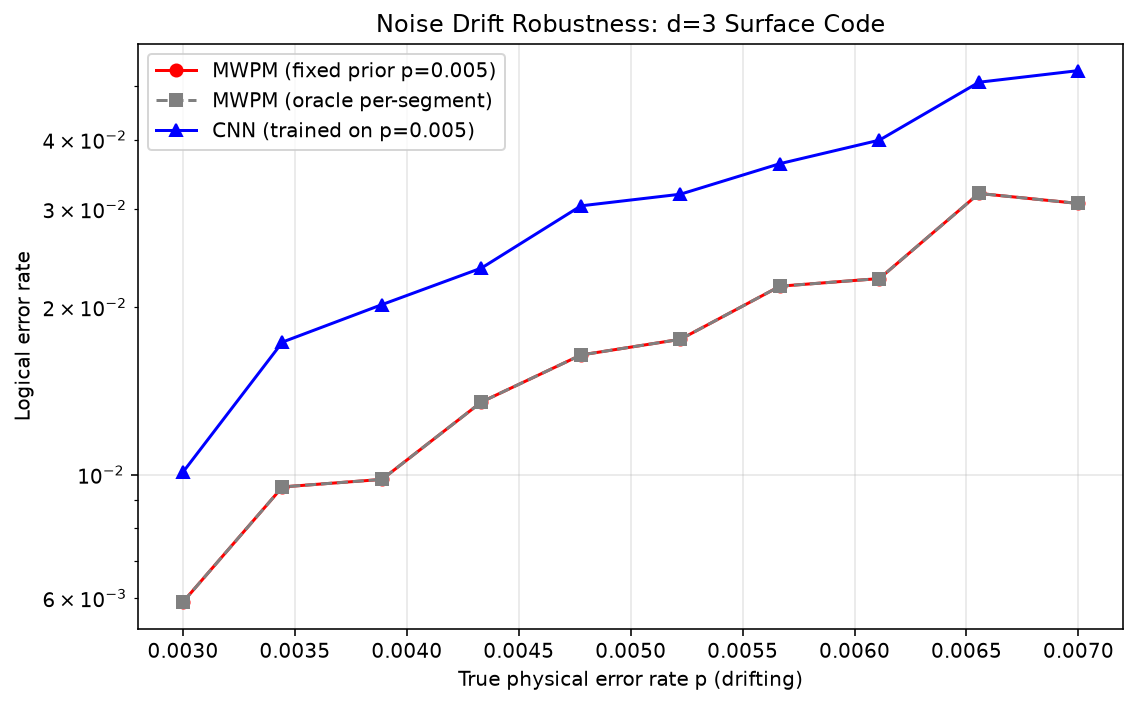

This chart was generated by the following Python code:
import os
os.chdir(r'F:\projects\QEC')

import stim
import pymatching
import time
import numpy as np
import torch
import torch.nn as nn
from torch.utils.data import TensorDataset, DataLoader
from sklearn.model_selection import train_test_split
import matplotlib.pyplot as plt

# ==========================================
# 0. General utility functions
# ==========================================
def build_grid_mapper(circuit):
    """Given a circuit's coordinates, return (det_to_grid, T, X, Y)"""
    coords = circuit.get_detector_coordinates()
    coords_array = np.array([coords[i] for i in range(circuit.num_detectors)])

    # Stim ordering: (x, y, t)
    T = int(coords_array[:, 2].max()) + 1
    X = int(coords_array[:, 0].max()) + 1
    Y = int(coords_array[:, 1].max()) + 1

    det_to_grid = {}
    for i in range(circuit.num_detectors):
        x, y, t = coords[i]
        det_to_grid[i] = (int(t), int(x), int(y))
    return det_to_grid, T, X, Y

def to_grid(detection_events, det_to_grid, T, X, Y):
    """(shots, num_detectors) -> (shots, T, X, Y)"""
    shots = detection_events.shape[0]
    grid = np.zeros((shots, T, X, Y), dtype=np.float32)
    for det_idx, (t, x, y) in det_to_grid.items():
        grid[:, t, x, y] = detection_events[:, det_idx]
    return grid

# Fix a global coordinate system
circuit_base = stim.Circuit.generated(
    "surface_code:rotated_memory_z", distance=3, rounds=3,
    after_clifford_depolarization=0.003, before_round_data_depolarization=0.003,
    before_measure_flip_probability=0.003, after_reset_flip_probability=0.003,
)
DET_TO_GRID, T, X, Y = build_grid_mapper(circuit_base)

# ==========================================
# 1. Data generation: data for 4 fixed p values (for training)
# ==========================================
print("=== Step 1: Generate training data ===")
p_values = [0.001, 0.003, 0.005, 0.007]

for p in p_values:
    circuit = stim.Circuit.generated(
        "surface_code:rotated_memory_z", distance=3, rounds=3,
        after_clifford_depolarization=p, before_round_data_depolarization=p,
        before_measure_flip_probability=p, after_reset_flip_probability=p,
    )
    sampler = circuit.compile_detector_sampler()
    det, obs = sampler.sample(shots=100_000, separate_observables=True)

    grid_data = to_grid(det, DET_TO_GRID, T, X, Y)
    X_data, y_data = grid_data, obs.astype(np.float32)

    X_train, X_test, y_train, y_test = train_test_split(
        X_data, y_data, test_size=0.2, random_state=42
    )

    np.savez_compressed(f"surface_d3_p{p}_train.npz", X=X_train, y=y_train)
    np.savez_compressed(f"surface_d3_p{p}_test.npz", X=X_test, y=y_test)
    print(f"Saved data for p={p}, grid shape: {grid_data.shape}")

# ==========================================
# 2. Define CNN model and training function
# ==========================================
class SurfaceCodeCNN(nn.Module):
    def __init__(self, in_channels=1, t_dim=4, x_dim=7, y_dim=7):
        super().__init__()
        # Improvement 1: remove pooling and directly extract sparse features with fully connected layers
        self.features = nn.Sequential(
            nn.Conv3d(in_channels, 32, kernel_size=3, padding=1),
            nn.ReLU(),
            nn.Conv3d(32, 64, kernel_size=3, padding=1),
            nn.ReLU(),
        )
        # Compute flattened dimension
        flat_size = 64 * t_dim * x_dim * y_dim

        self.classifier = nn.Sequential(
            nn.Flatten(),
            nn.Linear(flat_size, 128),
            nn.ReLU(),
            nn.Dropout(0.3),
            nn.Linear(128, 1)
        )

    def forward(self, x):
        if x.dim() == 4:
            x = x.unsqueeze(1)   # (batch, 1, T, X, Y)
        x = self.features(x)
        return self.classifier(x)

def load_data(p):
    train = np.load(f"surface_d3_p{p}_train.npz")
    test = np.load(f"surface_d3_p{p}_test.npz")
    return (torch.tensor(train["X"]), torch.tensor(train["y"]),
            torch.tensor(test["X"]), torch.tensor(test["y"]))

def train_model(p, epochs=15, batch_size=256, lr=1e-3):
    print(f"\n=== Step 2: Train CNN model (p={p}) ===")
    X_train, y_train, X_test, y_test = load_data(p)

    # Improvement 2: increase positive-class weight to prevent predicting all zeros
    num_pos = y_train.sum()
    num_neg = len(y_train) - num_pos
    pos_weight = torch.tensor([num_neg / num_pos]).cuda() if torch.cuda.is_available() else torch.tensor([num_neg / num_pos])

    train_loader = DataLoader(TensorDataset(X_train, y_train), batch_size=batch_size, shuffle=True)

    device = torch.device("cuda" if torch.cuda.is_available() else "cpu")
    model = SurfaceCodeCNN(t_dim=T, x_dim=X, y_dim=Y).to(device)
    optimizer = torch.optim.Adam(model.parameters(), lr=lr)

    # Weighted loss function
    criterion = nn.BCEWithLogitsLoss(pos_weight=pos_weight)

    for epoch in range(epochs):
        model.train()
        total_loss = 0
        for xb, yb in train_loader:
            xb, yb = xb.to(device), yb.to(device)
            optimizer.zero_grad()
            loss = criterion(model(xb), yb)
            loss.backward()
            optimizer.step()
            total_loss += loss.item() * len(xb)

        # Measure test LER each epoch
        model.eval()
        with torch.no_grad():
            logits = model(X_test.to(device)).cpu()
            preds = (logits > 0).float()
            ler = (preds != y_test).any(dim=1).float().mean().item()
        print(f"Epoch {epoch+1:2d} | Loss: {total_loss/len(X_train):.4f} | Test LER: {ler:.4e}")

    return model

# Train the model on p=0.005
model = train_model(p=0.005, epochs=15)
_, _, X_test_005, _ = load_data(0.005)

# ==========================================
# 3. Noise drift robustness test
# ==========================================
print("\n=== Step 3: Noise drift robustness test ===")

def generate_drift_dataset(p_start, p_end, n_segments=10, shots_per_segment=10000):
    all_det, all_obs, all_p, matchings = [], [], [], []
    p_values_drift = np.linspace(p_start, p_end, n_segments)

    for p in p_values_drift:
        circuit = stim.Circuit.generated(
            "surface_code:rotated_memory_z", distance=3, rounds=3,
            after_clifford_depolarization=p, before_round_data_depolarization=p,
            before_measure_flip_probability=p, after_reset_flip_probability=p,
        )
        dem = circuit.detector_error_model(decompose_errors=True)
        matchings.append(pymatching.Matching.from_detector_error_model(dem))

        sampler = circuit.compile_detector_sampler()
        det, obs = sampler.sample(shots=shots_per_segment, separate_observables=True)
        all_det.append(det)
        all_obs.append(obs)
        all_p.append(np.full(shots_per_segment, p))

    return np.concatenate(all_det), np.concatenate(all_obs), p_values_drift, matchings

det_drift, obs_drift, p_drift_vals, matchings = generate_drift_dataset(
    p_start=0.003, p_end=0.007, n_segments=10, shots_per_segment=10000
)
n_seg = len(p_drift_vals)
seg_size = len(det_drift) // n_seg

# 3.1 MWPM (fixed prior p=0.005)
matching_fixed = matchings[5] # center point is p=0.005
pred_fixed = matching_fixed.decode_batch(det_drift)
ler_fixed = np.any(pred_fixed != obs_drift, axis=1)
ler_per_seg_fixed = [ler_fixed[i*seg_size:(i+1)*seg_size].mean() for i in range(n_seg)]

# 3.2 MWPM (oracle perfect prior)
ler_per_seg_oracle = []
for i, matching in enumerate(matchings):
    seg_det = det_drift[i*seg_size:(i+1)*seg_size]
    seg_obs = obs_drift[i*seg_size:(i+1)*seg_size]
    pred = matching.decode_batch(seg_det)
    ler_per_seg_oracle.append(np.any(pred != seg_obs, axis=1).mean())

# 3.3 CNN inference
model.eval()
grid_drift = to_grid(det_drift, DET_TO_GRID, T, X, Y)

all_cnn_preds = []
with torch.no_grad():
    for i in range(0, len(grid_drift), 10000):
        batch_x = torch.tensor(grid_drift[i:i+10000]).to(model.parameters().__next__().device)
        logits = model(batch_x).cpu()
        all_cnn_preds.append((logits > 0).float().numpy())
preds_cnn = np.concatenate(all_cnn_preds)
ler_cnn = np.any(preds_cnn != obs_drift, axis=1)
ler_per_seg_cnn = [ler_cnn[i*seg_size:(i+1)*seg_size].mean() for i in range(n_seg)]

# ==========================================
# 4. Plotting
# ==========================================
print("\n=== Step 4: Plot comparison figure ===")
plt.figure(figsize=(8, 5))
plt.plot(p_drift_vals, ler_per_seg_fixed, 'o-', label='MWPM (fixed prior p=0.005)', color='red')
plt.plot(p_drift_vals, ler_per_seg_oracle, 's--', label='MWPM (oracle per-segment)', color='gray')
plt.plot(p_drift_vals, ler_per_seg_cnn, '^-', label='CNN (trained on p=0.005)', color='blue')
plt.xlabel('True physical error rate p (drifting)')
plt.ylabel('Logical error rate')
plt.yscale('log')
plt.legend()
plt.title('Noise Drift Robustness: d=3 Surface Code')
plt.grid(True, alpha=0.3)
plt.tight_layout()
plt.savefig('noise_drift_comparison.png', dpi=150)
print("Figure saved to noise_drift_comparison.png")
plt.show()
